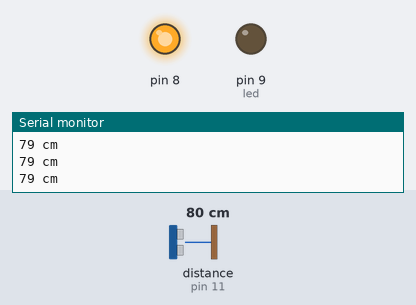
A sketch run on a simulated Arduino Uno, built with avr-gcc and run on an emulated ATmega328P. Shown: output pins drawn as LEDs (lit = HIGH), the last lines printed to the serial monitor. Wiring (inferred from the names in the program): ultrasonic range finder: trigger pin 10; echo pin 11. The test bench sets the inputs (shaded band); at power-on: distance to the obstacle (sensor on pin 11) 80 cm. The echo pulse lasts 58.3 µs per cm; pins used as bus, display or sensor lines are not drawn.

Above: at 1.3 s.
1.4 s: distance to the obstacle (sensor on pin 11) set to 12 cm
2.9 s: distance to the obstacle (sensor on pin 11) set to 9 cm
At 4.2 s:
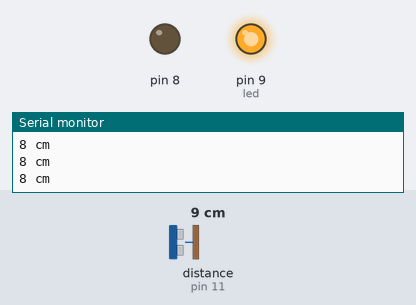
4.5 s: distance to the obstacle (sensor on pin 11) set to 18 cm
At 5.6 s:
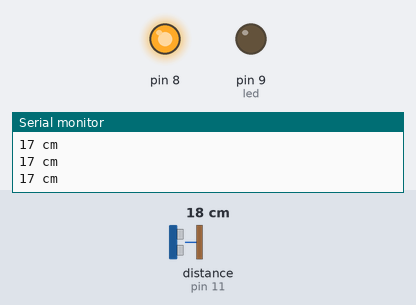
6.0 s: distance to the obstacle (sensor on pin 11) set to 2 cm
At 6.9 s:
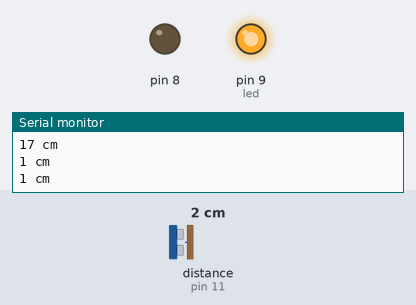
Timing chart, 0 to 8.5 s (numbered marks = the images above; inputs shaded):
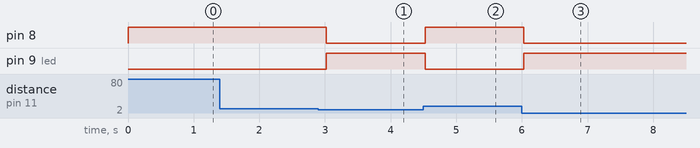

The sketch:

ultrasonic_detection_robot.ino
```cpp
#define trigPin 10
#define echoPin 11
#define led 9

void setup()
{ Serial.begin (9600);
  pinMode(trigPin, OUTPUT);
  pinMode(echoPin, INPUT);
  pinMode(led, OUTPUT);
  pinMode(8, OUTPUT);
}

void loop()
{ long duration, distance;
  digitalWrite(trigPin, LOW);
  delayMicroseconds(2);
  digitalWrite(trigPin, HIGH);
  delayMicroseconds(10);
  digitalWrite(trigPin, LOW);
  duration = pulseIn(echoPin, HIGH);
  distance = (duration / 2) / 29.1;
  if (distance < 10)
  { digitalWrite(led, HIGH);
    digitalWrite(8, LOW);
  }
  else {
    digitalWrite(led, LOW);
    digitalWrite(8, HIGH);
  }
  Serial.print(distance);
  Serial.println(" cm");
  delay(500);
}
```

Measured:
- the behaviour switches between 11 and 10 cm on distance to the obstacle (sensor on pin 11) (found by bisection; images 0 and 1)
- after the input at 2.9 s, pin 8: HIGH → LOW after 0.12 s; pin 9 (led): LOW → HIGH after 0.12 s
- after the input at 4.5 s, pin 8: LOW → HIGH at once; pin 9 (led): HIGH → LOW at once
- after the input at 6.0 s, pin 8: HIGH → LOW at once; pin 9 (led): LOW → HIGH at once
